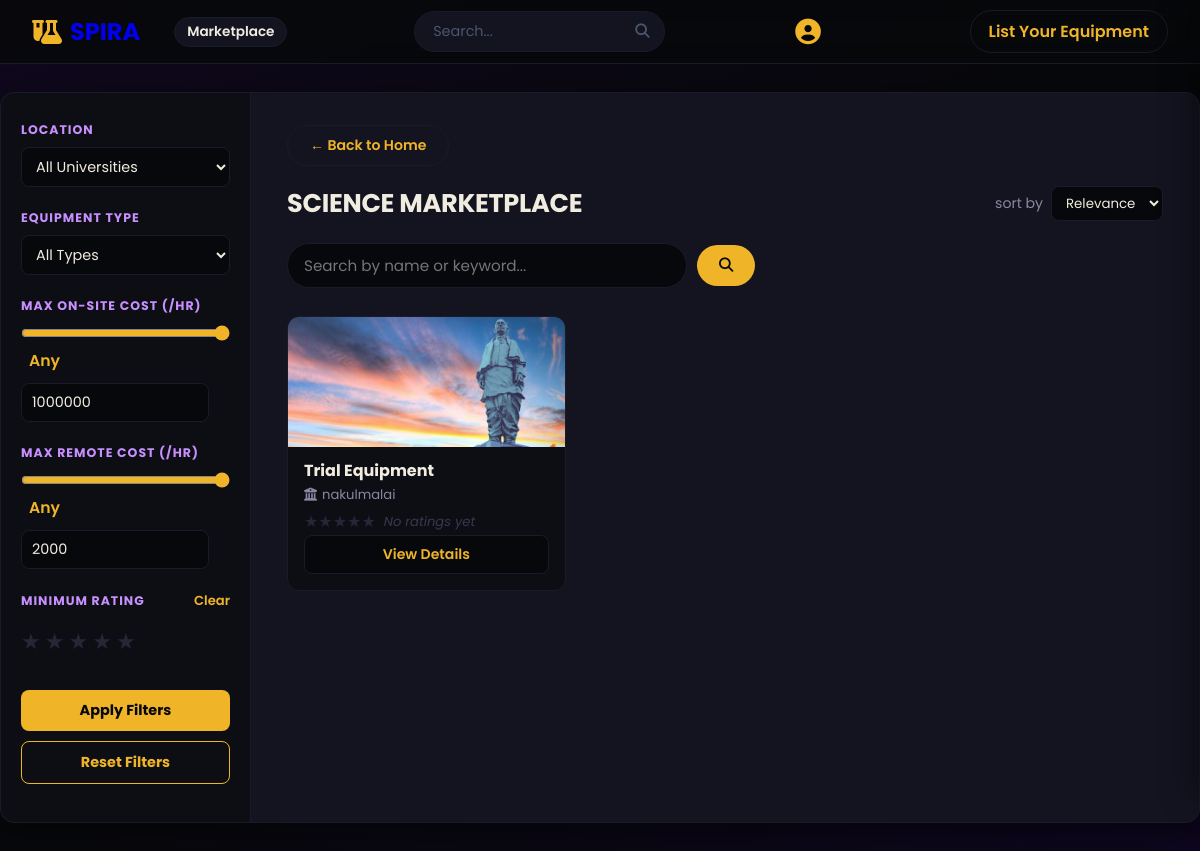
Page /market (signed in) on the committed database.
### models.py (models this page shows, shortened)
class Equipment(db.Model):
    id = db.Column(db.Integer, primary_key=True)
    name = db.Column(db.String(100), nullable=False)
    category = db.Column(db.String(50), nullable=False)
    description = db.Column(db.Text)
    model_number = db.Column(db.String(100))
    manufacturer = db.Column(db.String(100))
    primary_image_filename = db.Column(db.String(100))
    secondary_images_filenames = db.Column(db.JSON)
    tech_specs_pdf_filename = db.Column(db.String(100))
    instruction_manual_pdf_filename = db.Column(db.String(100))
    terms_pdf_filename = db.Column(db.String(100))
    safety_requirements = db.Column(db.Text)
    cost_onsite = db.Column(db.Float)
    cost_remote = db.Column(db.Float)
    average_rating_cache = db.Column(db.Float, default=0)
    ratings_count_cache = db.Column(db.Integer, default=0)
    available_days = db.Column(db.String(20), default='0,1,2,3,4')
    university_id = db.Column(db.Integer, db.ForeignKey('user.id'), nullable=False)
    university = db.relationship('User', back_populates='equipment')
    reviews = db.relationship('Rating', back_populates='equipment', cascade='all, delete-orphan', lazy='dynamic')
    blocked_dates = db.relationship('EquipmentBlockedDate', back_populates='equipment', cascade='all, delete-orphan', lazy='dynamic')

class User(UserMixin, db.Model):
    id = db.Column(db.Integer, primary_key=True)
    username = db.Column(db.String(64), unique=True, nullable=False)
    email = db.Column(db.String(120), unique=True, nullable=False)
    password_hash = db.Column(db.String(128))
    is_university = db.Column(db.Boolean, default=False)
    equipment = db.relationship('Equipment', back_populates='university', lazy='dynamic')
    bookings = db.relationship('Booking', foreign_keys='Booking.user_id', back_populates='renter', lazy='dynamic')
    review_replies = db.relationship('ReviewReply', back_populates='user', cascade='all, delete-orphan', lazy='dynamic')

### app.py (the view, shortened to what this page needs)
@app.route('/market')
def market():
    search_term = request.args.get('search', '').strip()
    category = request.args.get('category', '')
    university_id_str = request.args.get('university_id', '')
    min_rating_str = request.args.get('min_rating', '').strip()
    global_max_onsite = db.session.query(func.max(Equipment.cost_onsite)).scalar() or 0
    global_max_remote = db.session.query(func.max(Equipment.cost_remote)).scalar() or 0
    slider_max_onsite = max(2000, math.ceil(global_max_onsite / 50) * 50)
    slider_max_remote = max(2000, math.ceil(global_max_remote / 50) * 50)
    max_cost_onsite_str = request.args.get('max_cost_onsite', str(slider_max_onsite))
    max_cost_remote_str = request.args.get('max_cost_remote', str(slider_max_remote))
    university_id = int(university_id_str) if university_id_str.isdigit() else None
    try:
        min_rating = int(min_rating_str)
        if not 1 <= min_rating <= 5:
            min_rating = 0
    except (ValueError, TypeError):
        min_rating = 0
    try:
        max_cost_onsite = float(max_cost_onsite_str)
        if max_cost_onsite >= slider_max_onsite:
            max_cost_onsite = None
    except (ValueError, TypeError):
        max_cost_onsite = None
    try:
        max_cost_remote = float(max_cost_remote_str)
        if max_cost_remote >= slider_max_remote:
            max_cost_remote = None
    except (ValueError, TypeError):
        max_cost_remote = None
    query = Equipment.query.join(User).order_by(Equipment.name)
    if category:
        query = query.filter(Equipment.category == category)
    if university_id:
        query = query.filter(Equipment.university_id == university_id)
    if min_rating:
        query = query.filter(Equipment.average_rating_cache != None, Equipment.average_rating_cache >= min_rating)
    if max_cost_onsite is not None:
        query = query.filter(Equipment.cost_onsite != None, Equipment.cost_onsite <= max_cost_onsite)
    if max_cost_remote is not None:
        query = query.filter(Equipment.cost_remote != None, Equipment.cost_remote <= max_cost_remote)
    filtered_equipment = query.all()
    all_universities = User.query.filter_by(is_university=True).order_by(User.username).all()
    for equipment in filtered_equipment:
        avg_rating = calculate_average_rating(equipment.id) or 0
        ratings_count = equipment.ratings_count_cache or 0
        equipment.average_rating = avg_rating
        equipment.ratings_count_display = ratings_count
        equipment.star_width = (avg_rating / 5) * 100 if ratings_count else 0
    return render_template(
        'market.html',
        equipment_list=filtered_equipment,
        universities=all_universities,
        search_term=search_term,
        selected_category=category,
        selected_university_id=university_id,
        slider_max_onsite=slider_max_onsite,
        slider_max_remote=slider_max_remote,
        selected_max_cost_onsite=float(max_cost_onsite_str),
        selected_max_cost_remote=float(max_cost_remote_str),
        selected_min_rating=min_rating
    )

### app.py (called while the page is built)
@login.user_loader
def load_user(id):
    return User.query.get(int(id))

### models.py (called while the page is built)
def calculate_average_rating(equipment_id):
    equipment = Equipment.query.get(equipment_id)
    if equipment:
        return round(equipment.average_rating_cache or 0, 2)
    return 0

### templates/market.html (shortened to what this page needs)
<!DOCTYPE html>
<html lang="en">
<head>
    <link rel="stylesheet" href="https://cdnjs.cloudflare.com/ajax/libs/font-awesome/6.5.2/css/all.min.css">
</head>
<body>
    <div class="header-bar">
        <div class="logo">
            <a href="{{ url_for('index') }}" class="logo-anchor">
                <i class="fas fa-flask-vial logo-icon"></i> SPIRA
            </a>
            <a href="{{ url_for('market') }}" class="marketplace-link">Marketplace</a>
        </div>
        <div class="search-bar-header">
            <input type="text" placeholder="Search...">
            <i class="fas fa-search"></i>
        </div>
        {% if current_user.is_authenticated %}
        <button onclick="openProfilePanel()" title="{{ current_user.username }}" style="background:none;border:none;cursor:pointer;color:#f0b429;font-size:1.6rem;display:flex;align-items:center;padding:0 4px;">
            <i class="fas fa-user-circle"></i>
        </button>
        {% endif %}
        {% if current_user.is_authenticated and current_user.is_university %}
            <a href="{{ url_for('register_equipment') }}" class="btn btn-secondary" style="font-size: 1rem; padding: 8px 18px; margin-left: 18px;">List Your Equipment</a>
        {% endif %}
    </div>
    <form method="GET" action="{{ url_for('market') }}">
    <div class="main-flex">
        <aside class="sidebar">
                <div class="filter-section">
                    <label class="filter-label" for="university_id">Location</label>
                    <select class="filter-select" name="university_id" id="university_id">
                        <option value="">All Universities</option>
                    </select>
                </div>
                <div class="filter-section">
                    <label class="filter-label" for="category">Equipment Type</label>
                    <select class="filter-select" name="category" id="category">
                        <option value="">All Types</option>
                    </select>
                </div>
                <div class="filter-section">
                    <label class="filter-label" for="max_cost_onsite">Max On-site Cost (/hr)</label>
                    <input class="filter-range" id="cost-onsite-range" name="max_cost_onsite" type="range" min="0" max="{{ slider_max_onsite }}" value="{{ selected_max_cost_onsite }}" step="50">
                    <span id="cost-onsite-value" style="font-size:0.98em; color:#f0b429; font-weight:600; margin-left:8px;"></span>
                    <input class="filter-select" id="cost-onsite-text" type="number" placeholder="e.g., 500" style="width: 90%; margin-top: 10px;">
                </div>
                <div class="filter-section">
                    <label class="filter-label" for="max_cost_remote">Max Remote Cost (/hr)</label>
                    <input class="filter-range" id="cost-remote-range" name="max_cost_remote" type="range" min="0" max="{{ slider_max_remote }}" value="{{ selected_max_cost_remote }}" step="50">
                    <span id="cost-remote-value" style="font-size:0.98em; color:#f0b429; font-weight:600; margin-left:8px;"></span>
                    <input class="filter-select" id="cost-remote-text" type="number" placeholder="e.g., 500" style="width: 90%; margin-top: 10px;">
                </div>
                <div class="filter-section">
                    <div class="filter-label rating-filter-header">
                        <span>Minimum Rating</span>
                        <button type="button" class="rating-clear-btn" id="rating-clear-btn">Clear</button>
                    </div>
                    <div class="filter-rating" data-selected="{{ selected_min_rating or 0 }}">
                        {% for value in range(1, 6) %}
                            <label class="filter-star-label" data-value="{{ value }}" for="filter-star-{{ value }}" title="{{ value }} star{% if value != 1 %}s{% endif %}">&#9733;</label>
                        {% endfor %}
                    </div>
                </div>
                <button type="submit" class="filter-btn">Apply Filters</button>
                <button type="button" class="filter-btn reset-btn" id="reset-filters" data-reset-href="{{ url_for('market') }}">Reset Filters</button>
        </aside>
        <main class="main-content">
            <a href="{{ url_for('index') }}" class="btn btn-secondary" style="margin-bottom: 18px; display: inline-block;">&larr; Back to Home</a>
            <div class="marketplace-title-row">
                <span class="marketplace-title">SCIENCE MARKETPLACE</span>
                <span class="sort-by">sort by <select><option>Relevance</option><option>Price</option><option>Rating</option></select></span>
            </div>
            <div class="search-bar-main">
                <input type="text" name="search" placeholder="Search by name or keyword..." value="{{ search_term or '' }}">
                <button type="submit"><i class="fas fa-search"></i></button>
            </div>
            <div class="equipment-grid">
                {% for equipment in equipment_list %}
                    <div class="equip-card">
                        <div class="equip-image">
                            {% if equipment.primary_image_filename %}
                                <img src="{{ url_for('static', filename='uploads/' + equipment.primary_image_filename) }}" alt="{{ equipment.name }}">
                            {% else %}
                                <i class="fas fa-flask"></i>
                            {% endif %}
                        </div>
                        <div class="equip-card-body">
                            <div class="equip-title">{{ equipment.name }}</div>
                            <div class="equip-university"><i class="fas fa-university"></i> {{ equipment.university.username }}</div>
                            <div class="equip-rating">
                                <div class="star-display" aria-label="{% if equipment.ratings_count_display %}{{ '%.1f' % equipment.average_rating }} out of 5 stars{% else %}No ratings yet{% endif %}">
                                    <div class="star-row back">&#9733;&#9733;&#9733;&#9733;&#9733;</div>
                                </div>
                                {% if equipment.ratings_count_display %}
                                    <span class="rating-number">{{ '%.1f' % equipment.average_rating }}</span>
                                    <span class="rating-count">({{ equipment.ratings_count_display }})</span>
                                {% else %}
                                    <span class="rating-count no-ratings">No ratings yet</span>
                                {% endif %}
                            </div>
                            <a href="{{ url_for('equipment_info', equipment_id=equipment.id) }}" class="equip-view-btn">View Details</a>
                        </div>
                    </div>
                {% else %}
                    <p style="color:#4b556e; grid-column:span 3; padding:40px 0; text-align:center;">No equipment found matching your criteria.</p>
                {% endfor %}
            </div>
        </main>
    </div>
    </form>
</body>
</html>

### rows in the picture
Equipment: primary_image_filename (picture), name "Trial Equipment", university.username "nakulmalai"
